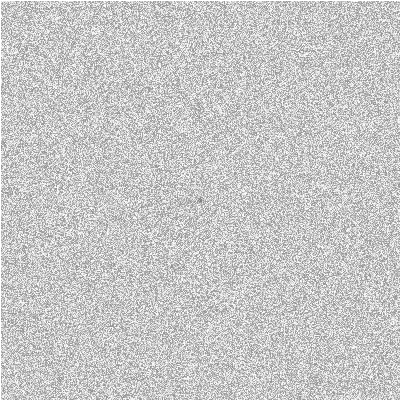
Frame 1 (no input)
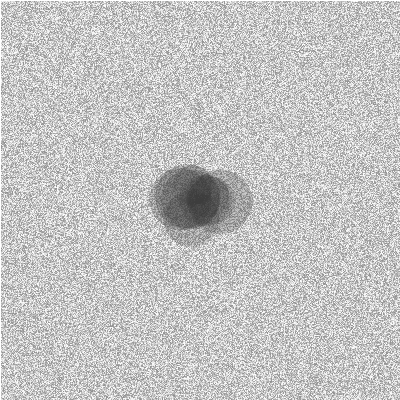
Frame 60 (the mouse pressed at the canvas centre just before this capture)
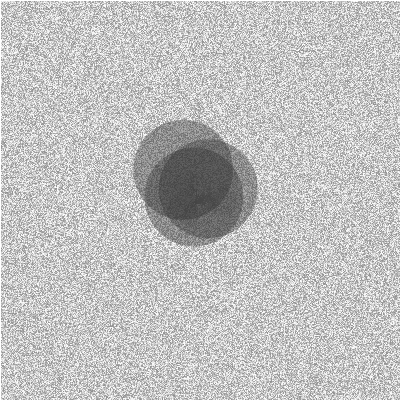
Frame 120 (the mouse held since frame 60 and released just before this capture)

The Processing sketch that drew these frames (run headless with seeded random() and noise(); from frame 60 on, the mouse is pressed at the canvas centre):

// Processing sketch: processing_1034
// ── processing_1034.pde

// Random Walker (Vectors)
// Daniel Shiffman <http://www.shiffman.net>
// The Nature of Code, Spring 2009

Walker w;
int[][] matrix = new int[400][400];
Walker[] walkers = new Walker[10];

void setup() {
  size(400,400);
  frameRate(30);

  // Create a walker object
  for (int i = 1; i< 10; i++) {
    walkers[i] = new Walker();
  }

  // create a matrix of food
  randomSeed(0);
  for (int i = 1; i < width; i++) {
    for (int j = 1; j < height; j++) {
      matrix[i][j] = (int)random(99,255);
    }
  }
}

void draw() {
  background(255);
  // Run the walker object
  for (int i = 1; i< 10; i++) {
    walkers[i].walk();
  }

  // Make it eat
  for (int i = 1; i< 10; i++) {
    walkers[i].eat();
  }
  
  //refresh map
  for (int i = 1; i < width; i++) {
    for (int j = 1; j < height; j++) {
      stroke(matrix[i][j]); 
      point(i,j);
    }
  }
  
  for (int i = 1; i< 10; i++) {
    walkers[i].render();
  }
 
}


class Walker {
  PVector loc;
  int hunger;
  int belly_size;

  Walker() {
    loc = new PVector(width/2,height/2);
    hunger = 1;
    belly_size = 5;
  }

  void render() {
    int size;
    stroke(0,0); 
    fill(50,belly_size);    
    ellipse(loc.x,loc.y,this.belly_size,this.belly_size);
  }

  // Randomly move up, down, left, right, or stay in one place
  void walk() {
    PVector vel = new PVector(random(-2,2),random(-2,2));
    loc.add(vel);
    
    // Stay on the screen
    loc.x = constrain(loc.x,0,width-1);
    loc.y = constrain(loc.y,0,height-1);
  }
  
  void eat() {
    if (matrix[(int)loc.x][(int)loc.y] > 100) {
      if (this.belly_size < 100) { this.belly_size++; } else { this.belly_size = 5; }
      matrix[(int)loc.x][(int)loc.y] = 100 - this.hunger;
      this.hunger--;
    } else {
      if (this.hunger < 100 ) { this.hunger++; }
    }     
  }
  
}



  
